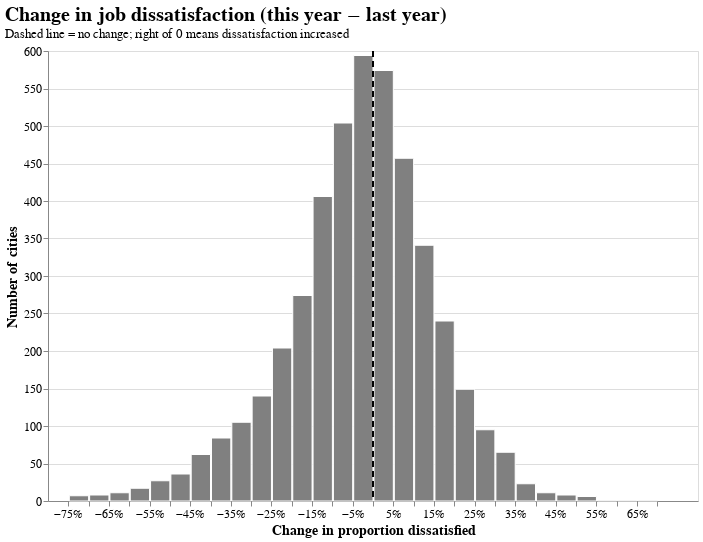

The code cell stored with this chart in its notebook:
### Markdown cell above
<div class="alert alert-info" style="color:black">

### Question 1.3
rubric={viz:2}

<h4>Python</h4>
<p>Improve my Altair plot. Chose the best type of plot to accurately reveal what the data looks like. Design the plot to be an effective plot for communication purposes, this includes proper figure size, axis/figure titles, font sizes, colors, etc.</p>
    
</div>

### Code cell
job_df_updated = job_df[(job_df["last_year"] <= 1) & (job_df["this_year"] <= 1)]
job_df_updated["change"] = job_df["this_year"] - job_df["last_year"]
hist = (
    alt.Chart(job_df_updated)
    .mark_bar(color="gray", stroke="white")
    .encode(
        x=alt.X(
            "change:Q",
            bin=alt.Bin(maxbins=40),
            title="Change in proportion dissatisfied",
            axis=alt.Axis(format="%")
        ),
        y=alt.Y("count()", title="Number of cities"),
    )
)

zero_line = (
    alt.Chart(pd.DataFrame({"x": [0]}))
    .mark_rule(strokeDash=[6, 4], strokeWidth=2)
    .encode(x="x:Q")
)

chart = (
    (hist + zero_line)
    .properties(
        width=650,
        height=450,
        title={
            "text": "Change in job dissatisfaction (this year − last year)",
            "subtitle": "Dashed line = no change; right of 0 means dissatisfaction increased",
            "anchor": "start",
            "fontSize": 20,
            "subtitleFontSize": 13,
        },
    )
    .configure_axis(labelFontSize=12, titleFontSize=14)
)

chart

### Figure 1 — Vega specification as saved in the notebook (floating-point values rounded to 4 significant figures)
{"$schema": "https://vega.github.io/schema/vega/v6.json", "data": [{"name": "source_0", "values": [{"__count": 594, "bin_maxbins_40_change": -0.05, "bin_maxbins_40_change_end": 6.939e-17}, {"__count": 8, "bin_maxbins_40_change": 0.45, "bin_maxbins_40_change_end": 0.5}, {"__count": 457, "bin_maxbins_40_change": 0.05, "bin_maxbins_40_change_end": 0.1}, {"__count": 504, "bin_maxbins_40_change": -0.1, "bin_maxbins_40_change_end": -0.05}, {"__count": 240, "bin_maxbins_40_change": 0.15, "bin_maxbins_40_change_end": 0.2}, {"__count": 274, "bin_maxbins_40_change": -0.2, "bin_maxbins_40_change_end": -0.15}, {"__count": 574, "bin_maxbins_40_change": 0.0, "bin_maxbins_40_change_end": 0.05}, {"__count": 406, "bin_maxbins_40_change": -0.15, "bin_maxbins_40_change_end": -0.1}, {"__count": 204, "bin_maxbins_40_change": -0.25, "bin_maxbins_40_change_end": -0.2}, {"__count": 341, "bin_maxbins_40_change": 0.1, "bin_maxbins_40_change_end": 0.15}, {"__count": 105, "bin_maxbins_40_change": -0.35, "bin_maxbins_40_change_end": -0.3}, {"__count": 149, "bin_maxbins_40_change": 0.2, "bin_maxbins_40_change_end": 0.25}, {"__count": 11, "bin_maxbins_40_change": -0.65, "bin_maxbins_40_change_end": -0.6}, {"__count": 84, "bin_maxbins_40_change": -0.4, "bin_maxbins_40_change_end": -0.35}, {"__count": 140, "bin_maxbins_40_change": -0.3, "bin_maxbins_40_change_end": -0.25}, {"__count": 95, "bin_maxbins_40_change": 0.25, "bin_maxbins_40_change_end": 0.3}, {"__count": 23, "bin_maxbins_40_change": 0.35, "bin_maxbins_40_change_end": 0.4}, {"__count": 27, "bin_maxbins_40_change": -0.55, "bin_maxbins_40_change_end": -0.5}, {"__count": 36, "bin_maxbins_40_change": -0.5, "bin_maxbins_40_change_end": -0.45}, {"__count": 62, "bin_maxbins_40_change": -0.45, "bin_maxbins_40_change_end": -0.4}, {"__count": 11, "bin_maxbins_40_change": 0.4, "bin_maxbins_40_change_end": 0.45}, {"__count": 8, "bin_maxbins_40_change": -0.7, "bin_maxbins_40_change_end": -0.65}, {"__count": 65, "bin_maxbins_40_change": 0.3, "bin_maxbins_40_change_end": 0.35}, {"__count": 1, "bin_maxbins_40_change": 0.55, "bin_maxbins_40_change_end": 0.6}, {"__count": 6, "bin_maxbins_40_change": 0.5, "bin_maxbins_40_change_end": 0.55}, {"__count": 7, "bin_maxbins_40_change": -0.75, "bin_maxbins_40_change_end": -0.7}, {"__count": 17, "bin_maxbins_40_change": -0.6, "bin_maxbins_40_change_end": -0.55}, {"__count": 1, "bin_maxbins_40_change": 0.6, "bin_maxbins_40_change_end": 0.65}, {"__count": 1, "bin_maxbins_40_change": 0.65, "bin_maxbins_40_change_end": 0.7}]}, {"name": "source_1", "values": [{"x": 0}]}, {"name": "source_0_y_domain___count", "values": [{"min": 1, "max": 594}]}], "signals": [{"name": "layer_0_bin_maxbins_40_change_bins", "value": {"fields": ["change"], "fname": "bin_change", "start": -0.75, "step": 0.05, "stop": 0.7}}], "marks": [{"type": "rect", "name": "layer_0_marks", "from": {"data": "source_0"}, "encode": {"update": {"y2": {"value": 0, "scale": "y"}, "x": {"field": "bin_maxbins_40_change_end", "scale": "x", "offset": {"signal": "0.5 + (abs(scale(\"x\", datum[\"bin_maxbins_40_change_end\"]) - scale(\"x\", datum[\"bin_maxbins_40_change\"])) < 0.25 ? 0.5 * (0.25 - (abs(scale(\"x\", datum[\"bin_maxbins_40_change_end\"]) - scale(\"x\", datum[\"bin_maxbins_40_change\"])))) : -0.5)"}}, "x2": {"field": "bin_maxbins_40_change", "scale": "x", "offset": {"signal": "0.5 + (abs(scale(\"x\", datum[\"bin_maxbins_40_change_end\"]) - scale(\"x\", datum[\"bin_maxbins_40_change\"])) < 0.25 ? -0.5 * (0.25 - (abs(scale(\"x\", datum[\"bin_maxbins_40_change_end\"]) - scale(\"x\", datum[\"bin_maxbins_40_change\"])))) : 0.5)"}}, "y": {"field": "__count", "scale": "y"}, "fill": {"value": "gray"}, "stroke": {"value": "white"}}}, "style": ["bar"]}, {"type": "rule", "name": "layer_1_marks", "from": {"data": "source_1"}, "encode": {"update": {"strokeWidth": {"value": 2}, "y2": {"field": {"signal": null, "datum": null, "group": "height", "parent": null}}, "stroke": {"value": "black"}, "y": {"value": 0}, "x": {"field": "x", "scale": "x"}, "strokeDash": {"value": [6, 4]}}}, "style": ["rule"]}], "scales": [{"name": "x", "type": "linear", "domain": {"fields": [{"signal": "[layer_0_bin_maxbins_40_change_bins.start, layer_0_bin_maxbins_40_change_bins.stop]"}, {"data": "source_1", "field": "x"}]}, "range": [0, {"signal": "width"}], "bins": {"signal": "layer_0_bin_maxbins_40_change_bins"}, "nice": true, "zero": false}, {"name": "y", "type": "linear", "domain": [{"signal": "(data(\"source_0_y_domain___count\")[0] || {}).min"}, {"signal": "(data(\"source_0_y_domain___count\")[0] || {}).max"}], "range": [{"signal": "height"}, 0], "zero": true, "nice": true}], "axes": [{"scale": "y", "tickCount": {"signal": "ceil(height/40)"}, "gridScale": "x", "domain": false, "maxExtent": 0, "labels": false, "aria": false, "grid": true, "minExtent": 0, "ticks": false, "orient": "left", "zindex": 0}, {"scale": "x", "format": "%", "labelFlush": true, "labelOverlap": true, "tickCount": {"signal": "ceil(width/10)"}, "title": "Change in proportion dissatisfied", "grid": false, "zindex": 0, "orient": "bottom"}, {"scale": "y", "tickCount": {"signal": "ceil(height/40)"}, "orient": "left", "zindex": 0, "grid": false, "labelOverlap": true, "title": "Number of cities"}], "title": {"text": "Change in job dissatisfaction (this year − last year)", "anchor": "start", "fontSize": 20, "subtitle": "Dashed line = no change; right of 0 means dissatisfaction increased", "subtitleFontSize": 13}, "config": {"axis": {"labelFontSize": 12, "titleFontSize": 14}}, "width": 650, "background": "white", "height": 450, "padding": 5, "style": "cell"}
